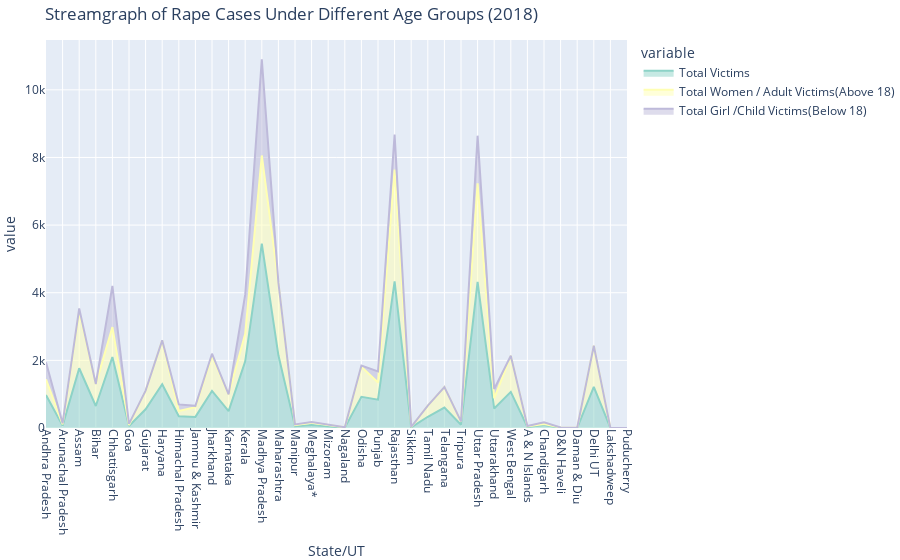

The cell this chart's notebook holds for it:
### Code cell
fig = px.area(
    Rape_under_Different_age_groups_2018,
    x='State/UT ',
    y=['Total Victims ','Total Women / Adult Victims(Above 18)','Total Girl /Child Victims(Below 18)'],
    title='Streamgraph of Rape Cases Under Different Age Groups (2018)',
    color_discrete_sequence=px.colors.qualitative.Set3
)
fig.update_xaxes(tickangle=90) 
fig.update_layout(margin=dict(l=0, r=0, b=0, t=40))
fig.show()

### Figure 1 — Plotly figure (JSON) as saved in the notebook; plotly's stock layout.template omitted (floating-point values rounded to 4 significant figures)
{"data": [{"fillpattern": {"shape": ""}, "hovertemplate": "variable=Total Victims <br>State/UT =%{x}<br>value=%{y}<extra></extra>", "legendgroup": "Total Victims ", "line": {"color": "rgb(141,211,199)"}, "marker": {"symbol": "circle"}, "mode": "lines", "name": "Total Victims ", "orientation": "v", "showlegend": true, "stackgroup": "1", "type": "scatter", "x": ["Andhra Pradesh ", "Arunachal Pradesh", "Assam ", "Bihar ", "Chhattisgarh ", "Goa ", "Gujarat ", "Haryana ", "Himachal Pradesh", "Jammu & Kashmir", "Jharkhand ", "Karnataka ", "Kerala ", "Madhya Pradesh", "Maharashtra ", "Manipur ", "Meghalaya* ", "Mizoram ", "Nagaland ", "Odisha ", "Punjab ", "Rajasthan ", "Sikkim ", "Tamil Nadu ", "Telangana ", "Tripura ", "Uttar Pradesh", "Uttarakhand ", "West Bengal ", "A & N Islands", "Chandigarh ", "D&N Haveli ", "Daman & Diu ", "Delhi UT ", "Lakshadweep ", "Puducherry "], "xaxis": "x", "y": [973, 70, 1767, 651, 2101, 61, 553, 1296, 349, 328, 1098, 497, 1972, 5450, 2149, 52, 89, 50, 11, 923, 837, 4337, 16, 332, 606, 97, 4322, 576, 1069, 30, 86, 7, 3, 1217, 2, 0], "yaxis": "y"}, {"fillpattern": {"shape": ""}, "hovertemplate": "variable=Total Women / Adult Victims(Above 18)<br>State/UT =%{x}<br>value=%{y}<extra></extra>", "legendgroup": "Total Women / Adult Victims(Above 18)", "line": {"color": "rgb(255,255,179)"}, "marker": {"symbol": "circle"}, "mode": "lines", "name": "Total Women / Adult Victims(Above 18)", "orientation": "v", "showlegend": true, "stackgroup": "1", "type": "scatter", "x": ["Andhra Pradesh ", "Arunachal Pradesh", "Assam ", "Bihar ", "Chhattisgarh ", "Goa ", "Gujarat ", "Haryana ", "Himachal Pradesh", "Jammu & Kashmir", "Jharkhand ", "Karnataka ", "Kerala ", "Madhya Pradesh", "Maharashtra ", "Manipur ", "Meghalaya* ", "Mizoram ", "Nagaland ", "Odisha ", "Punjab ", "Rajasthan ", "Sikkim ", "Tamil Nadu ", "Telangana ", "Tripura ", "Uttar Pradesh", "Uttarakhand ", "West Bengal ", "A & N Islands", "Chandigarh ", "D&N Haveli ", "Daman & Diu ", "Delhi UT ", "Lakshadweep ", "Puducherry "], "xaxis": "x", "y": [468, 38, 1678, 647, 882, 27, 546, 1294, 153, 286, 1029, 493, 816, 2609, 2149, 35, 64, 27, 8, 886, 507, 3305, 12, 326, 606, 97, 2911, 303, 1065, 16, 33, 7, 2, 1217, 2, 0], "yaxis": "y"}, {"fillpattern": {"shape": ""}, "hovertemplate": "variable=Total Girl /Child Victims(Below 18)<br>State/UT =%{x}<br>value=%{y}<extra></extra>", "legendgroup": "Total Girl /Child Victims(Below 18)", "line": {"color": "rgb(190,186,218)"}, "marker": {"symbol": "circle"}, "mode": "lines", "name": "Total Girl /Child Victims(Below 18)", "orientation": "v", "showlegend": true, "stackgroup": "1", "type": "scatter", "x": ["Andhra Pradesh ", "Arunachal Pradesh", "Assam ", "Bihar ", "Chhattisgarh ", "Goa ", "Gujarat ", "Haryana ", "Himachal Pradesh", "Jammu & Kashmir", "Jharkhand ", "Karnataka ", "Kerala ", "Madhya Pradesh", "Maharashtra ", "Manipur ", "Meghalaya* ", "Mizoram ", "Nagaland ", "Odisha ", "Punjab ", "Rajasthan ", "Sikkim ", "Tamil Nadu ", "Telangana ", "Tripura ", "Uttar Pradesh", "Uttarakhand ", "West Bengal ", "A & N Islands", "Chandigarh ", "D&N Haveli ", "Daman & Diu ", "Delhi UT ", "Lakshadweep ", "Puducherry "], "xaxis": "x", "y": [505, 32, 89, 4, 1219, 34, 7, 2, 196, 42, 69, 4, 1156, 2841, 0, 17, 25, 23, 3, 37, 330, 1032, 4, 6, 0, 0, 1411, 273, 4, 14, 53, 0, 1, 0, 0, 0], "yaxis": "y"}], "layout": {"legend": {"title": {"text": "variable"}, "tracegroupgap": 0}, "margin": {"b": 0, "l": 0, "r": 0, "t": 40}, "title": {"text": "Streamgraph of Rape Cases Under Different Age Groups (2018)"}, "xaxis": {"anchor": "y", "domain": [0, 1], "tickangle": 90, "title": {"text": "State/UT "}}, "yaxis": {"anchor": "x", "domain": [0, 1], "title": {"text": "value"}}}}
